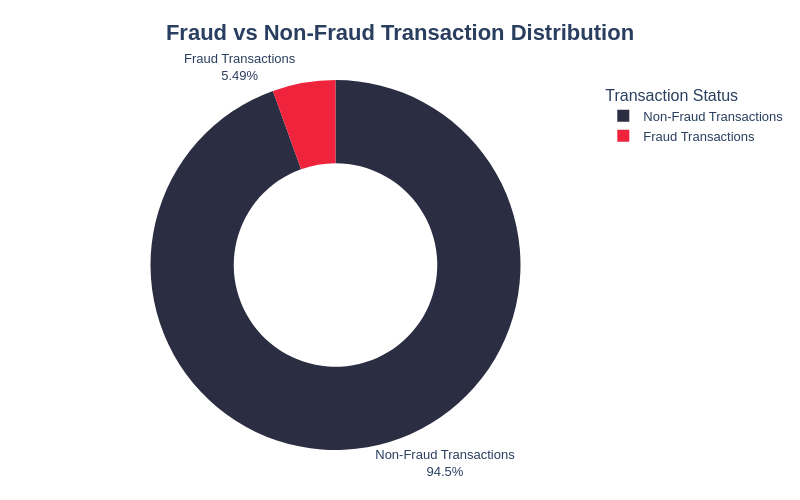

Notebook code for this chart:
### Code cell
total_customers = latest_year_data["customer_id"].nunique()
print(f"Total Customers {latest_year} :- {total_customers}")

total_customer_affetced_by_fraud = latest_year_data[latest_year_data["is_fraud"] == 1]["customer_id"].nunique()
print(f"Total Customers Affected by Fraud {latest_year} :- {total_customer_affetced_by_fraud}")

rate = round(total_customer_affetced_by_fraud * 100 / total_customers, 0)
print(f"Total Customers Affected by Fraud {latest_year} :- {rate}%")

# ----------------------------------------------------------------------------#

# Count fraud and non-fraud transactions
fraud_status_summary = (
    latest_year_data["is_fraud"]
    .value_counts()
    .rename(index={
        0: "Non-Fraud Transactions",
        1: "Fraud Transactions"
    })
    .reset_index()
)

fraud_status_summary.columns = ["transaction_status", "transaction_count"]


# Create donut chart
fig = px.pie(
    fraud_status_summary,
    values="transaction_count",
    names="transaction_status",
    title="Fraud vs Non-Fraud Transaction Distribution",
    hole=0.55,
    height=500,
    width=800,
    color="transaction_status",
    color_discrete_map={
        "Non-Fraud Transactions": colors["dark_navy"],
        "Fraud Transactions": colors["fraud_red"]
    }
)


# Improve chart appearance
fig.update_traces(
    textposition="outside",
    textinfo="percent+label",
    hovertemplate="<b>%{label}</b><br>Transactions: %{value:,}<br>Share: %{percent}<extra></extra>"
)

fig.update_layout(
    title={
        "text": "<b>Fraud vs Non-Fraud Transaction Distribution</b>",
        "x": 0.5,
        "xanchor": "center",
        "font": {"size": 22}
    },
    font={"family": "Arial", "size": 13},
    legend_title_text="Transaction Status",
    margin=dict(t=80, b=50, l=50, r=50),
    showlegend=True
)

fig.show()

fraud_status_summary

### Figure 1 — Plotly figure (JSON) as saved in the notebook; plotly's stock layout.template omitted (floating-point values rounded to 4 significant figures)
{"data": [{"customdata": [["Non-Fraud Transactions"], ["Fraud Transactions"]], "domain": {"x": [0, 1], "y": [0, 1]}, "hole": 0.55, "hovertemplate": "<b>%{label}</b><br>Transactions: %{value:,}<br>Share: %{percent}<extra></extra>", "labels": ["Non-Fraud Transactions", "Fraud Transactions"], "legendgroup": "", "marker": {"colors": ["#2B2D42", "#EF233C"]}, "name": "", "showlegend": true, "textinfo": "percent+label", "textposition": "outside", "type": "pie", "values": [188376, 10949]}], "layout": {"font": {"family": "Arial", "size": 13}, "height": 500, "legend": {"title": {"text": "Transaction Status"}, "tracegroupgap": 0}, "margin": {"b": 50, "l": 50, "r": 50, "t": 80}, "showlegend": true, "title": {"font": {"size": 22}, "text": "<b>Fraud vs Non-Fraud Transaction Distribution</b>", "x": 0.5, "xanchor": "center"}, "width": 800}}
